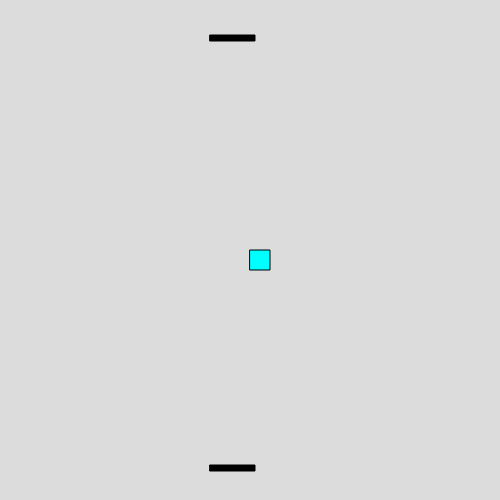
Frame 1 (no input)
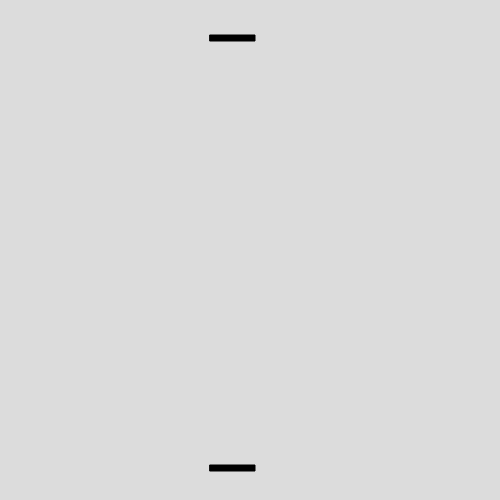
Frame 60 (no input)
Frame 120 (the mouse pressed at the canvas centre since frame 60): identical to frame 60, image omitted

The p5.js sketch that drew these frames (run headless with seeded random() and noise() and a simulated clock; from frame 60 on, the mouse is pressed at the canvas centre):

// p5.js sketch
// ── sketch.js
let xPos = 250;
let yPos = 250;
let xSpeed;
let ySpeed;
let xDirection = 1;
let yDirection = 1;

let playerOne;
let playerTwo;


let pOneLeft, pOneRight, pOneTop, pOneBottom;
let pTwoLeft, pTwoRight, pTwoTop, pTwoBottom;
let eLeft, eRight, eTop, eBottom;


let gameState = 0;

function setup() {
    createCanvas(500, 500);
    background(220);

    xSpeed = 5;
    ySpeed = 5;

    

    playerOne = new bouncer(210, 465, 45, 6, 12);
    playerTwo = new bouncer(210, 35, 45, 6, 12);

    
}


function draw() {
    background(220);
    
    fill(0,255,255);
    
    rect(xPos, yPos, 20, 20);

    if (gameState == 0) { // Up or Down Direction
        yPos += ySpeed * yDirection;
    } else { // gameState changes from 0 to 1 when the ball is hit by a player.
        xPos += xSpeed * xDirection;
        yPos += ySpeed * yDirection;
    }

    if (xPos < 5 || xPos > 495){
        xDirection *= -1;
    }

    fill(0);
    rect(playerOne.xPos, playerOne.yPos, playerOne.size1, playerOne.size2);
    rect(playerTwo.xPos, playerTwo.yPos, playerTwo.size1, playerTwo.size2);

    if (keyIsDown(LEFT_ARROW)) { // Left Arrow Key
        playerOne.xPos -= playerOne.userSpeed;
    }

    if (keyIsDown(RIGHT_ARROW)) { // RIght Arrow Key
        playerOne.xPos += playerOne.userSpeed;
    }

    if (keyIsDown(83)) { // S Key
        playerTwo.xPos -= playerTwo.userSpeed;
    }

    if (keyIsDown(68)) { // D Key
        playerTwo.xPos += playerTwo.userSpeed;
    }

    // Collision detection

    let collisionRange = 15;

    pOneLeft = playerOne.xPos - collisionRange;
    pOneRight = playerOne.xPos + collisionRange;
    pOneTop = playerOne.yPos - collisionRange;
    pOneBottom = playerOne.yPos + collisionRange;

    pTwoLeft = playerTwo.xPos - collisionRange;
    pTwoRight = playerTwo.xPos + collisionRange;
    pTwoTop = playerTwo.yPos - collisionRange;
    pTwoBottom = playerTwo.yPos + collisionRange;
    
    eLeft = xPos - collisionRange;
    eRight = xPos + collisionRange;
    eTop = yPos - collisionRange;
    eBottom = yPos + collisionRange;

    if (pOneLeft > eRight || pOneRight < eLeft || pOneTop > eBottom || pOneBottom < eTop) {
        
    } else {
        console.log(eLeft, pOneLeft);
        console.log(eRight, pOneRight);
        ySpeed *= -1;
        gameState = 1;
    }

    if (pTwoLeft > eRight || pTwoRight < eLeft || pTwoTop > eBottom || pTwoBottom < eTop) {

    } else {
        ySpeed *= -1;
        gameState = 1;
    }
    
}



class bouncer {
    constructor(x, y, a, b, speed) {
        this.xPos = x;
        this.yPos = y;
        this.size1 = a;
        this.size2 = b;
        this.userSpeed = speed;
    }
}
